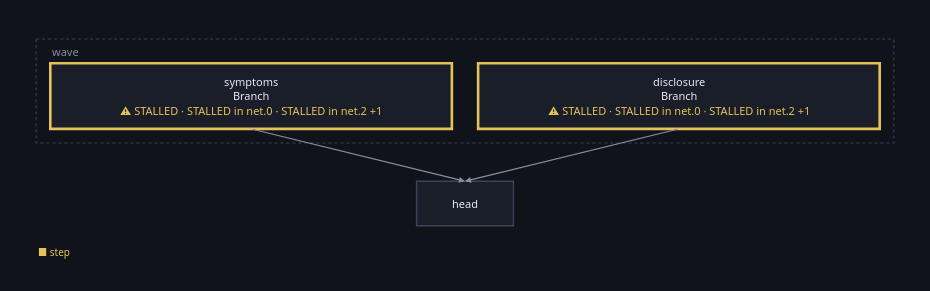

Write notebook code for a chart like this one.
### Markdown cell above
## The loop

| | what said it | what fixed it |
|---|---|---|
| it does not learn | `STALLED` everywhere, and the depth profile | a non-saturating activation |
| it half works | `STALLED` on one branch, the profile still low | an optimizer that scales its steps |
| the step is too big | `SATURATED`, `DEAD`, `VANISHING` at once | the rate |
| the join is too narrow | the **shapes on the figure** | a wider squeeze |
| it learns the wrong thing | `IGNORED_INPUT` | nothing in the network |

Three of the five are read off a number measured while it ran. One is read off
the picture. And the last is not a bug at all — it is the study's actual
result, arrived at in an afternoon instead of a season.

The last one is also the only one where **every other check said the network
was fine**, which is exactly why it is a separate question and not a flag on
the same list.

### Code cell
overlaid(first, store, run="attempt-1")

### Figure 1 — Plotly figure (JSON) as saved in the notebook; plotly's stock layout.template omitted (floating-point values rounded to 4 significant figures)
{"data": [{"hoverinfo": "text", "hovertext": ["<b>symptoms</b><br>class: Branch<br>device: cpu<br><br><b>STALLED</b><br><b>STALLED in net.0</b><br><b>STALLED in net.2</b><br><b>STALLED in net.4</b>", "<b>disclosure</b><br>class: Branch<br>device: cpu<br><br><b>STALLED</b><br><b>STALLED in net.0</b><br><b>STALLED in net.2</b><br><b>STALLED in net.4</b>", "<b>head</b><br>class: Head<br>device: cpu"], "marker": {"opacity": 0, "size": 1}, "mode": "markers", "showlegend": false, "type": "scatter", "x": [213.0, 637.0, 425.0], "y": [56.5, 56.5, 163.0]}], "layout": {"annotations": [{"align": "left", "font": {"color": "#868ea3", "family": "system-ui, -apple-system, Segoe UI, Roboto, sans-serif", "size": 11}, "showarrow": false, "text": "wave", "x": 14.0, "xanchor": "left", "y": 12.0, "yanchor": "middle"}, {"align": "center", "font": {"color": "#e7e9ef", "family": "system-ui, -apple-system, Segoe UI, Roboto, sans-serif", "size": 11}, "showarrow": false, "text": "symptoms<br>Branch<br><span style='color:#e6c25a'>⚠ STALLED · STALLED in net.0 · STALLED in net.2 +1</span>", "x": 213.0, "xanchor": "center", "y": 56.5, "yanchor": "middle"}, {"align": "center", "font": {"color": "#e7e9ef", "family": "system-ui, -apple-system, Segoe UI, Roboto, sans-serif", "size": 11}, "showarrow": false, "text": "disclosure<br>Branch<br><span style='color:#e6c25a'>⚠ STALLED · STALLED in net.0 · STALLED in net.2 +1</span>", "x": 637.0, "xanchor": "center", "y": 56.5, "yanchor": "middle"}, {"align": "center", "font": {"color": "#e7e9ef", "family": "system-ui, -apple-system, Segoe UI, Roboto, sans-serif", "size": 11}, "showarrow": false, "text": "head", "x": 425.0, "xanchor": "center", "y": 163.0, "yanchor": "middle"}, {"arrowcolor": "#868ea3", "arrowhead": 2, "arrowsize": 1, "arrowwidth": 1.2, "ax": 213.0, "axref": "x", "ay": 89.0, "ayref": "y", "showarrow": true, "text": "", "x": 425.0, "xref": "x", "y": 141.0, "yref": "y"}, {"arrowcolor": "#868ea3", "arrowhead": 2, "arrowsize": 1, "arrowwidth": 1.2, "ax": 637.0, "axref": "x", "ay": 89.0, "ayref": "y", "showarrow": true, "text": "", "x": 425.0, "xref": "x", "y": 141.0, "yref": "y"}, {"align": "left", "font": {"color": "#e6c25a", "family": "system-ui, -apple-system, Segoe UI, Roboto, sans-serif", "size": 10}, "showarrow": false, "text": "■ step", "x": 0.0, "xanchor": "left", "y": 211.0, "yanchor": "middle"}], "font": {"color": "#e7e9ef", "family": "system-ui, -apple-system, Segoe UI, Roboto, sans-serif", "size": 12}, "height": 291.0, "hoverlabel": {"align": "left", "bgcolor": "#1a1e28", "bordercolor": "#2c3242", "font": {"color": "#e7e9ef", "family": "system-ui, -apple-system, Segoe UI, Roboto, sans-serif"}}, "legend": {"bgcolor": "rgba(0,0,0,0)", "font": {"color": "#868ea3"}, "orientation": "h", "x": 1, "xanchor": "right", "y": 1.02, "yanchor": "bottom"}, "margin": {"b": 16, "l": 16, "r": 16, "t": 16}, "paper_bgcolor": "#101319", "plot_bgcolor": "#101319", "shapes": [{"fillcolor": "rgba(0,0,0,0)", "layer": "below", "line": {"color": "#2c3242", "dash": "dot", "width": 1.6}, "type": "rect", "x0": 0.0, "x1": 850.0, "y0": 0.0, "y1": 103.0}, {"fillcolor": "#1a1e28", "layer": "below", "line": {"color": "#e6c25a", "width": 2.6}, "type": "rect", "x0": 14.0, "x1": 412.0, "y0": 24.0, "y1": 89.0}, {"fillcolor": "#1a1e28", "layer": "below", "line": {"color": "#e6c25a", "width": 2.6}, "type": "rect", "x0": 438.0, "x1": 836.0, "y0": 24.0, "y1": 89.0}, {"fillcolor": "#1a1e28", "layer": "below", "line": {"color": "#3d4459", "width": 1.4}, "type": "rect", "x0": 377.0, "x1": 473.0, "y0": 141.0, "y1": 185.0}], "width": 930.0, "xaxis": {"range": [-20, 870.0], "visible": false}, "yaxis": {"range": [231.0, -20], "scaleanchor": "x", "visible": false}}}
